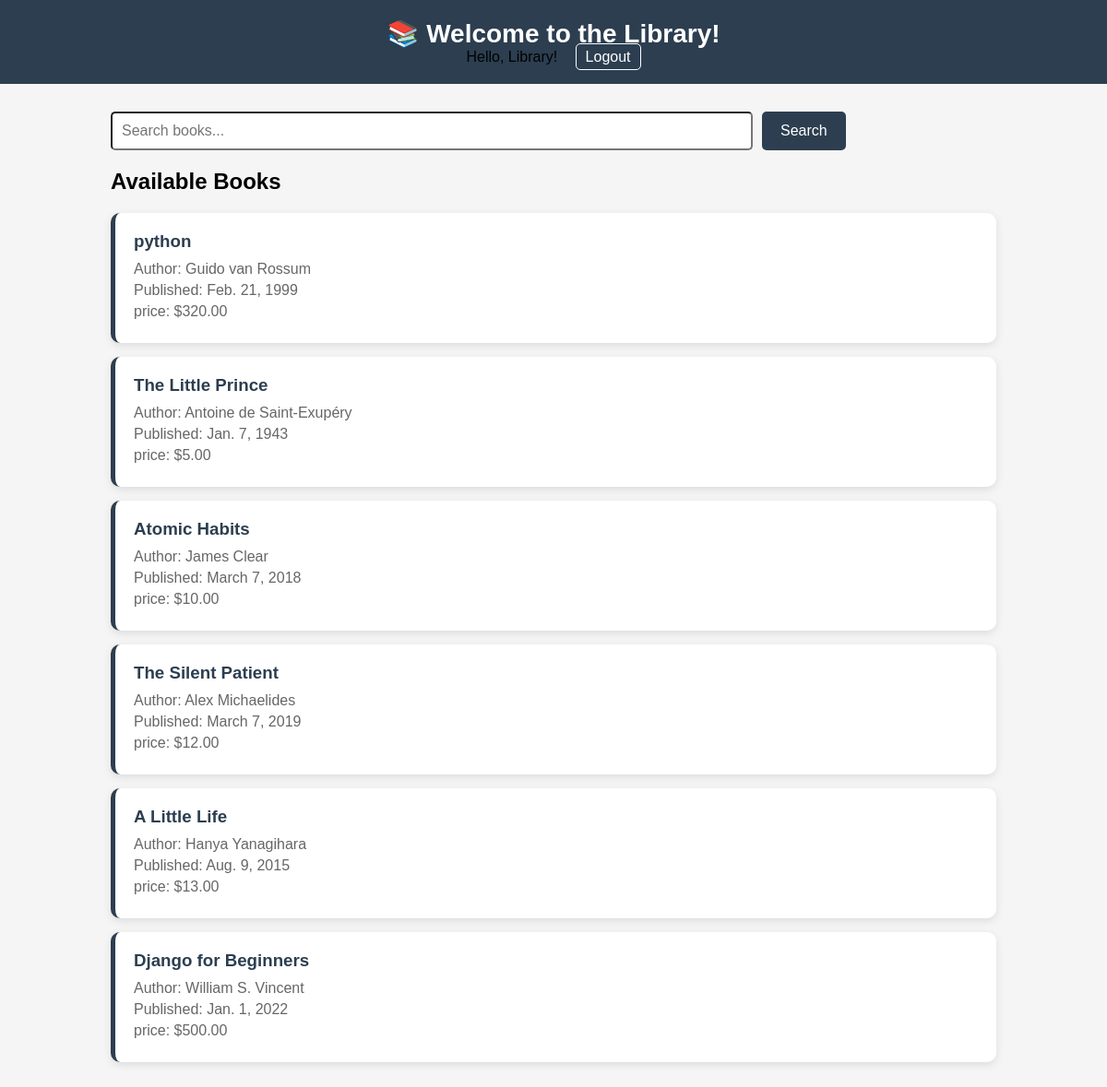
The app's page / (signed in) with its own data.
### library/models.py (models this page shows, shortened)
class Book(models.Model):
    title = models.CharField(max_length=200)
    author = models.CharField(max_length=100)
    published_date = models.DateField()
    price = models.DecimalField(max_digits=6, decimal_places=2)

### library/views.py (the view)
# urls.py: path('', views.home, name='home'),
def home(request):
    search = request.GET.get('search', '')
    if search:
        books = Book.objects.filter(title__icontains=search)
    else:
        books = Book.objects.all()
    context = {
        'name': 'Abbas zaidi',
        'books': books
    }
    return render(request, 'home.html',context)

### library/templates/home.html (shortened to what this page needs)
<!DOCTYPE html>
<html lang="en">
<head>
    {% load static %}
    <link rel="stylesheet" href="{% static 'style.css' %}">
</head>
<body>
   <nav>
    <h1>📚 Welcome to the Library!</h1>
    {% if user.is_authenticated %}
    <span>Hello, {{ user.username }}! </span>
    <a href="/accounts/logout/">Logout</a>
    {% else %}
    <a href="/accounts/login/">Login</a>
    {% endif %}
   </nav>
   <div class ="container">
       <form method="GET" class="search-form">
        <input type="text" name="search"
            placeholder ="Search books..."
            value="{{ search }}">
        <button type="submit">Search</button>
       </form>
    <h2>Available Books</h2>
    {% for book in books %}
    <div class ="book-card">
        <h3>{{ book.title }}</h3>
        <p>Author: {{ book.author }}</p>
        <p>Published: {{ book.published_date }}</p>
        <p>price: ${{ book.price }}</p>
    </div>
    {% endfor %}
</body>
</html>

### library/static/style.css (style rules this page uses)
body { background-color: #f5f5f5; font-family: Arial; margin:0; padding:0; }
nav { background-color: #2c3e50; padding: 20px; text-align: center; }
nav h1 { color: white; margin: 0; font-size: 28px; }
.container { width: 80%; margin: 30px auto; }
.container p { color: #555; font-size: 16px; }
.book-card { background-color: white; border-radius: 10px; padding: 20px; margin: 15px 0; box-shadow: 0 3px 10px rgba(0, 0, 0, 0.1); border-left: 5px solid #2c3e50; }
.book-card h3 { color:#2c3e50; margin: 0 0 10px 0; }
.book-card p { color: #666; margin: 5px 0; }
.search-form { margin : 20px 0; display: flex; gap: 10px; }
.search-form input { padding: 10px; width: 70%; border: 2px soloid #2c3e50; border-radius: 5px; font-size: 16px; outline: none; }
.search-form button { padding: 10px 20px; background-color: #2c3e50; color: white; border: none; border-radius: 5px; font-size: 16px; cursor: pointer; }
nav a { color: white; text-decoration: none; margin-left:15px; padding: 5px 10px; border: 1px solid white; border-radius: 5px; }
button { padding: 10px 20px; background-color: #2c3e50; color: white; border: none; border-radius: 5px; font-size: 16px; cursor: pointer; }

### records on screen
Book: title "python", author "Guido van Rossum", published_date "Feb. 21, 1999", price "320.00"
Book: title "The Little Prince", author "Antoine de Saint-Exupéry", published_date "Jan. 7, 1943", price "5.00"
Book: title "Atomic Habits", author "James Clear", published_date "March 7, 2018", price "10.00"
Book: title "The Silent Patient", author "Alex Michaelides", published_date "March 7, 2019", price "12.00"
Book: title "A Little Life", author "Hanya Yanagihara", published_date "Aug. 9, 2015", price "13.00"
Book: title "Django for Beginners", author "William S. Vincent", published_date "Jan. 1, 2022", price "500.00"

### other values on screen
{{ user.username }} "Library"
